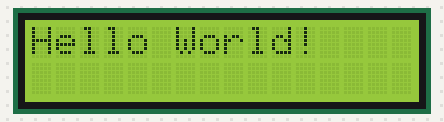
The program below on a simulated ATmega128, built with avr-gcc and emulated at 16 MHz. Shown: 16×2 character LCD. Wiring (inferred from the names in the program): character LCD (HD44780): RS PA0; R/W PA1; E PA2; data PC0, PC1, PC2, PC3, PC4, PC5, PC6, PC7. At 1.2 s the program stops and its outputs stay as they are.

Above: at 0.2 s.
At 1.2 s:
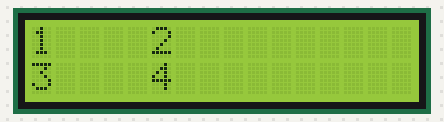

The program:

main.c
```c
/*
 * 1227_BluetoothControl.c
 *
 * Created: 2018-12-27 오후 2:25:03
 * Author : kccistc
 */

#define F_CPU 16000000
#include <avr/io.h>
#include <util/delay.h>

#define PORT_DATA			PORTC				// 데이터 핀 연결 포트
#define PORT_CONTROL		PORTA				// 제어 핀 연결 포트
#define DDR_DATA			DDRC				// 데이터 핀의 데이터 방향
#define DDR_CONTROL			DDRA				// 제어 핀의 데이터 방향

#define RS_PIN				0					// RS 제어 핀의 비트 번호
#define RW_PIN				1					// R/W 제어 핀의 비트 번호
#define E_PIN				2					// E 제어 핀의 비트 번호

#define COMMAND_CLEAR_DISPLAY		0x01
#define COMMAND_8_BIT_MODE			0x38		// 8비트, 2라인, 5X8 폰트
#define COMMAND_4_BIT_MODE			0x28		// 4비트, 2라인, 5X8 폰트

#define COMMAND_DISPLAY_ON_OFF_BIT	2
#define COMMNAD_CURSOR_ON_OFF_BIT	1
#define COMMAND_BLINK_ON_OFF_BIT	0

void LCD_pulse_enable(void)						// 하강 에지에서 동작
{
	PORT_CONTROL |= (1 << E_PIN);				// E를 HIGH로
	_delay_ms(1);
	PORT_CONTROL &= ~(1 << E_PIN);				// E를 LOW로
	_delay_ms(1);
}

void LCD_write_data(uint8_t data)
{
	PORT_CONTROL |= (1 << RS_PIN);				// 문자 출력에서는 RS는 1
	PORT_DATA = data;							// 출력할 문자 데이터
	LCD_pulse_enable();							// 문자 출력
	_delay_ms(2);
}

void LCD_write_command(uint8_t command)
{
	PORT_CONTROL &= ~(1 << RS_PIN);				// 명령어 실행에서는 RS는 0
	PORT_DATA = command;						// 데이터 핀에 명령어 전달
	LCD_pulse_enable();							// 명령어 실행
	_delay_ms(2);
}

void LCD_clear(void)
{
	LCD_write_command(COMMAND_CLEAR_DISPLAY);
	_delay_ms(2);
}

void LCD_init(void)
{
	_delay_ms(50);								// 초기 구동 시간

	// 연결 핀을 출력으로 설정
	DDR_DATA = 0xFF;
	PORT_DATA = 0x00;
	DDR_CONTROL |= (1 << RS_PIN) | (1 << RW_PIN) | (1 << E_PIN);

	// R/W 핀으로 LOW를 출력하여 쓰기 전용으로 사용
	PORT_CONTROL &= ~(1 << RW_PIN);

	LCD_write_command(COMMAND_8_BIT_MODE);		// 8비트 모드로 셋팅

	// 디스플레이 온 오프 컨트롤
	// 화면 온, 커서 오프, 커서 깜빡임 오프
	uint8_t command = 0x08 | (1 << COMMAND_DISPLAY_ON_OFF_BIT);
	LCD_write_command(command);

	LCD_clear();								// 화면 지움

	// 엔트리 모드 셋업
	// 출력 후 커서를 오른쪽으로 옮김. 즉 DDRAM의 주소가 증가하면 화면 이동은 없음
	LCD_write_command(0x06);
}

void LCD_write_string(char *string)
{
	uint8_t i;
	for(i = 0; string[i]; i++)					// 종료 문자를 만날때까지
		LCD_write_data(string[i]);				// 문자 단위 출력
}

void LCD_goto_XY(uint8_t row, uint8_t col)
{
	col %= 16;									// [0 - 15]
	row %= 2;									// [0 - 1]

	// 첫째 라인 시작 주소는 0x00, 둘째 라인 시작 주소는 0x40
	uint8_t address = (0x40 * row) + col;
	uint8_t command = 0x80 + address;

	LCD_write_command(command);					// 커서 이동
}

int main(void)
{
	LCD_init();									// 텍스트 LCD 초기화
	LCD_write_string("Hello World!");			// 문자열 출력

	_delay_ms(1000);

	LCD_clear();

	// 화면에 보이는 영역은 기본 값으로 0-1행, 0-15열로 설정되어 있다.
	LCD_goto_XY(0, 0);							// 0행 0열로 이동
	LCD_write_data('1');						// 문자 단위 출력
	LCD_goto_XY(0, 5);
	LCD_write_data('2');
	LCD_goto_XY(1, 0);
	LCD_write_data('3');
	LCD_goto_XY(1, 5);
	LCD_write_data('4');

    /* Replace with your application code */
    while (1)
    {
    }

	return 0;
}
```

Measured:
- what the display in image 0 shows lasts 1.1 s, from 0.1 s to 1.2 s
